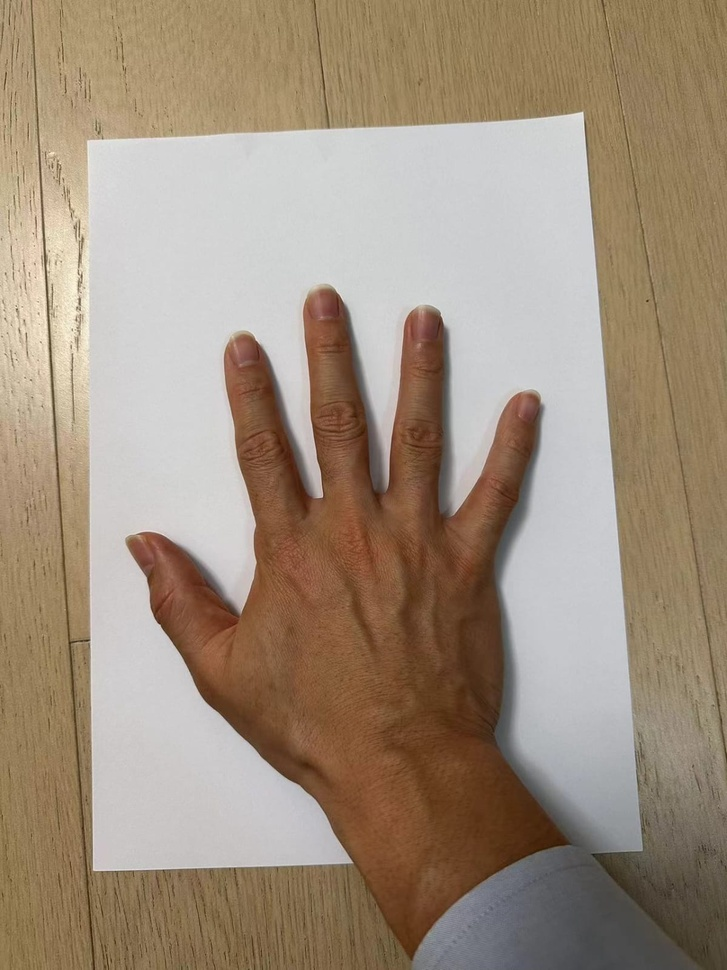
#> input picture HandDetection/hand_prof_1.jpeg, 727 x 970 px, shrunk from 1199 x 1600 before the run, given in place of hand_prof_1.jpg, which was not available
$ jupyter execute HandDet.ipynb
#> lines starting #> are read from the running program, lines starting #| are printed output that depends on the picture; after the words box and inside, x2 and y2 are one past the last pixel; in counts of white or black regions, pixels touching at a corner belong together; pictures that were not available may be replaced by others from this repository, and a replacement may not be noted
[cell 1]
import cv2 as cv
import numpy as np
from matplotlib import pyplot as plt

[cell 2]
img = cv.imread('hand_prof_1.jpg', cv.IMREAD_GRAYSCALE)
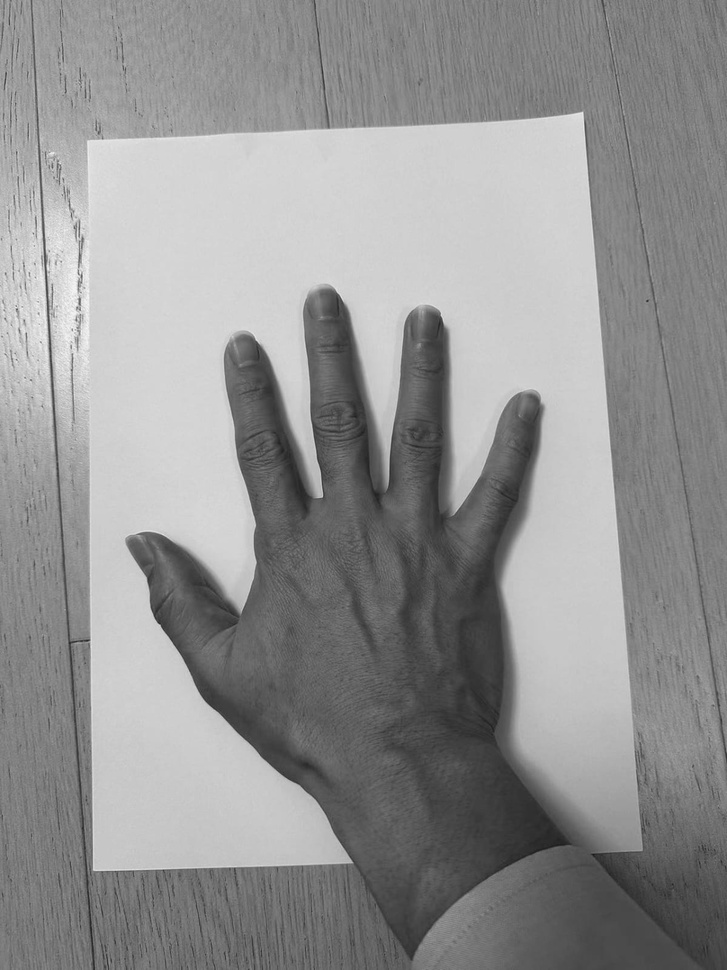
#> img: shape (970, 727); min 23, max 249, mean 145.9
#img1 = cv.imread('hand_sum_1.jpeg')

[cell 3]
ret,thresh1 = cv.threshold(img,127,255,cv.THRESH_BINARY)
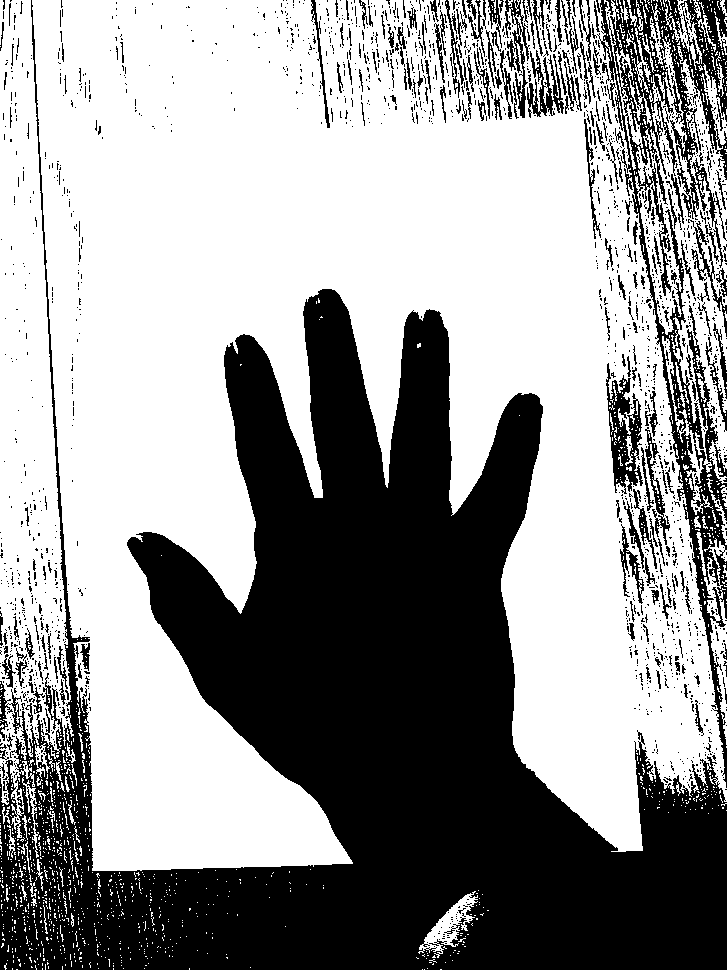
#> thresh1: shape (970, 727); 60.1% white; 2049 black regions (1821 under 20 px)
# [4 lines of commented-out code are left out]
cv.imshow("After", thresh1)


# [7 lines of commented-out code are left out]

[cell 4]
contours, _ = cv.findContours(thresh1,cv.RETR_TREE,cv.CHAIN_APPROX_SIMPLE)
#> contours = 4219 contours, 3821 with area under 20; largest, box (x1, y1, x2, y2) and area: (32, 0, 727, 871) 372726, (0, 0, 74, 838) 36406, (635, 16, 727, 515) 17190, (605, 362, 644, 494) 2898, (704, 538, 727, 745) 1502
cnt = contours[0]
#> cnt = [[440, 969], [441, 969]]
# compute the bounding rectangle of the contour
x,y,w,h = cv.boundingRect(cnt)
#> x = 440; y = 969; w = 2; h = 1

# draw contour
img = cv.drawContours(img,[cnt],0,(0,255,255),2)
#> img: shape (970, 727); under 0.01% of pixels changed, all inside (x1, y1, x2, y2) = (439, 968, 443, 970)

# draw the bounding rectangle
img = cv.rectangle(img,(x,y),(x+w,y+h),(0,255,0),2)
#> img: shape (970, 727); min 0, max 249, mean 145.8
cv.imshow("Bounding Rectangle", img)

$ run again, with HandDetection/hand_sum_2.jpeg copied over HandDetection/hand_prof_1.jpeg
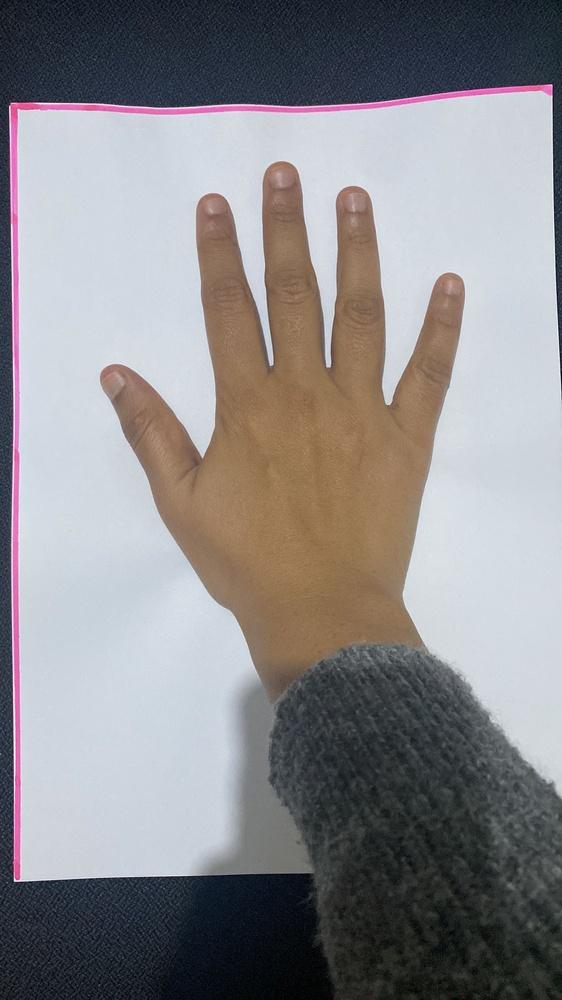
#> input picture HandDetection/hand_sum_2.jpeg, 562 x 1000 px, shrunk from 1152 x 2048 before the run, given in place of hand_prof_1.jpg, which was not available
#> `img = cv.imread('hand_prof_1.jpg', cv.IMREAD_GRAYSCALE)`:
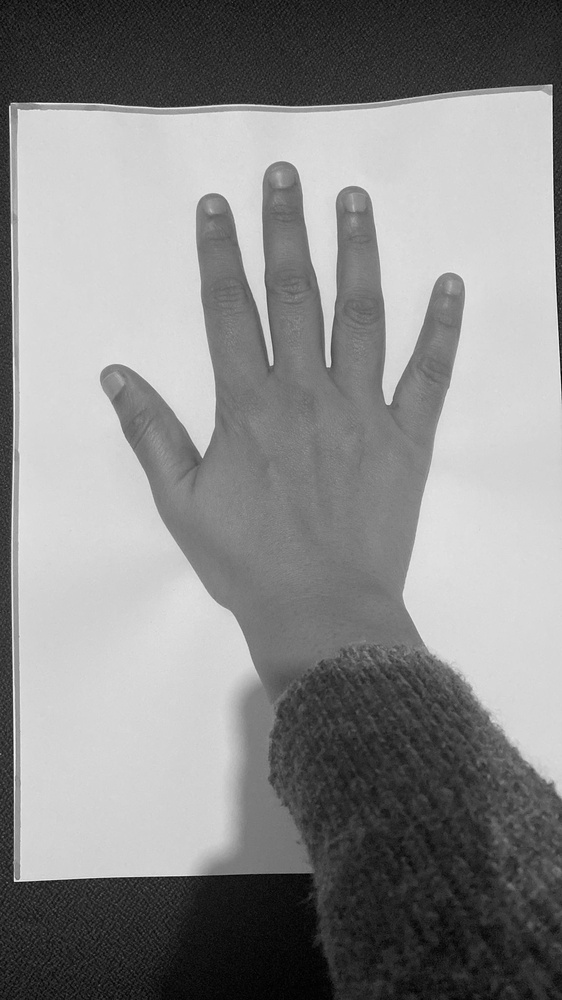
#> img: shape (1000, 562); min 0, max 254, mean 138.1
#> `ret,thresh1 = cv.threshold(img,127,255,cv.THRESH_BINARY)`:
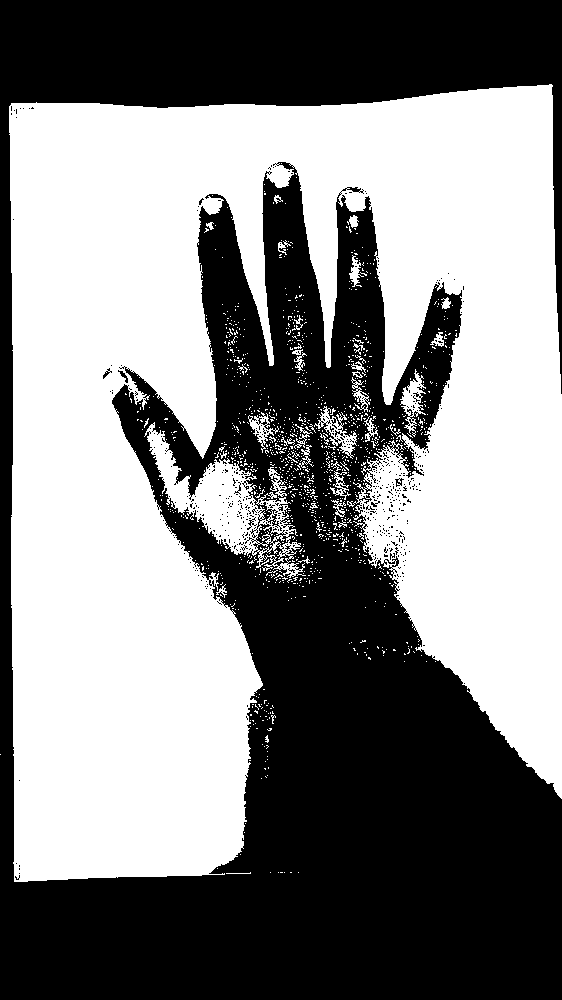
#> thresh1: shape (1000, 562); 51.6% white; 517 black regions (509 under 20 px)
#> contours = 2220 contours, 2168 with area under 20; largest, box (x1, y1, x2, y2) and area: (9, 84, 562, 882) 274318, (144, 422, 306, 578) 7852, (314, 406, 357, 459) 623, (400, 369, 426, 437) 594, (248, 412, 279, 453) 334
#> cnt = [[298, 872]]
#> x = 298; y = 872; w = 1
